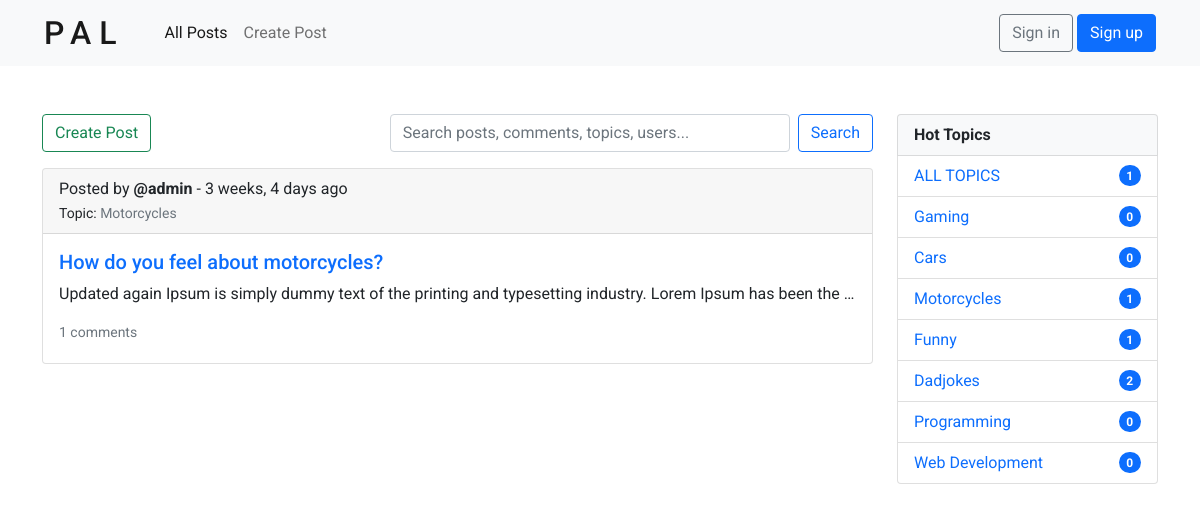
/?q=Motorcycles, run on the app's committed database.
### posts/models.py (models this page shows, shortened)
class Post(models.Model):
    name = models.CharField(max_length=200)
    description = models.TextField(null=True, blank=True)
    topic = models.ForeignKey(Topic, null=True, on_delete=SET_NULL) # each Post is related to a single Topic
    user = models.ForeignKey(User, null=True, on_delete=SET_NULL) # each Post is related to a single User
    created = models.DateTimeField(auto_now_add=True)
    updated = models.DateTimeField(auto_now=True)

class Topic(models.Model):
    name = models.CharField(max_length=50)
    def __str__(self):
        return self.name

### posts/views.py (the view)
# urls.py: path('', views.index, name='index'),
def index(request):
    if request.GET.get('q') == None:
        query = ''
    else:
        query = request.GET.get('q')
    topics = Topic.objects.all()
    posts = Post.objects.filter(
        Q(topic__name__icontains=query) |
        Q(name__icontains=query) |
        Q(description__icontains=query) |
        Q(comment__body__icontains=query) |
        Q(user__username__icontains=query)
    ).order_by('-created')
    posts_count = posts.count()
    context = {
        'posts': posts,
        'topics': topics,
        'posts_count': posts_count,
    }
    return render(request, 'posts/home.html', context)

### posts/templates/posts/home.html
{% extends 'main.html' %}
{% block content %}
<div class="row justify-content-md-center mt-5 mb-5">
    <div class="col-9">
        {% include 'posts/posts_component.html' %}
    </div>
    <div class="col-3">
        {% include 'posts/topics_component.html' %}
    </div>
</div>
{% endblock content %}

### posts/templates/posts/posts_component.html (shortened to what this page needs)
<div class="d-flex justify-content-between align-items-center">
    <a href="{% url 'posts:create-post' %}" class="btn btn-outline-success">Create Post</a>
    <form method="GET" action="{% url 'posts:index' %}" class="d-flex mr-5">
        <input id="search_all_input" class="form-control me-2" name="q" type="search" placeholder="Search posts, comments, topics, users..." aria-label="Search">
        <button class="btn btn-outline-primary" type="submit">Search</button>
    </form>
</div>
{% for post in posts %}
    <div class="card mt-3">
        <div class="card-header d-flex justify-content-between align-items-center">
            <div>
                <p>Posted by <b>@{{ post.user }}</b> - {{ post.created|timesince }} ago</p>
                <small>Topic: <a href="{% url 'posts:index' %}?q={{ post.topic.name }}" class="text-muted">{{ post.topic }}</a></small>
            </div>
        </div>
        <div class="card-body">
            <h5>
            <a class="card-title" href="{% url 'posts:post' post.id %}">{{ post.name }}</a>
            </h5>
            <p class="card-text">{{ post.description }}</p>
            <small class="d-block mb-1">
                <a href="{% url 'posts:post' post.id %}" class=" text-muted">{{ post.comment_set.all.count }} comments</a>
            </small>
        </div>
    </div>
{% endfor %}

### posts/templates/posts/topics_component.html
<ul class="list-group">
    <li class="list-group-item bg-light">
        <b>Hot Topics</b>
    </li>
    <li class="list-group-item d-flex justify-content-between align-items-center">
        <a href="{% url 'posts:index' %}">ALL TOPICS</a>
        <span class="badge bg-primary rounded-pill">{{ posts_count }}</span>
    </li>
    {% for topic in topics %}
        <li class="list-group-item d-flex justify-content-between align-items-center">
            <a href="{% url 'posts:index' %}?q={{ topic.name }}">{{ topic.name }}</a>
            <span class="badge bg-primary rounded-pill">{{ topic.post_set.all.count }}</span>
        </li>
    {% endfor %}
</ul>

### static/styles/main.css (style rules this page uses)
.card-text { text-overflow: ellipsis; white-space: nowrap; overflow: hidden; }
.card-header p { margin-bottom: 0; }
.btn-outline-primary { margin-left: 1rem; }
#search_all_input { width: 25rem; }
.btn-outline-primary { margin-left: 0; }

### static/styles/base.css (style rules this page uses)
*, *::before, *::after { margin: 0; padding: 0; box-sizing: border-box; }
body { font-family: 'Roboto', sans-serif; }
a { text-decoration: none; }

### data on the page
Post: user "admin", created "3 weeks, 4 days", topic "Motorcycles", name "How do you feel about motorcycles?", description "Updated again Ipsum is simply dummy text of the printing and typesetting industry. Lorem Ipsum has been the…", comment_set.all.count "1"
Topic: name "Gaming", post_set.all.count "0"
Topic: name "Cars", post_set.all.count "0"
Topic: name "Motorcycles", post_set.all.count "1"
Topic: name "Funny", post_set.all.count "1"
Topic: name "Dadjokes", post_set.all.count "2"
Topic: name "Programming", post_set.all.count "0"
Topic: name "Web Development", post_set.all.count "0"

### other printed values
{{ posts_count }} "1"
